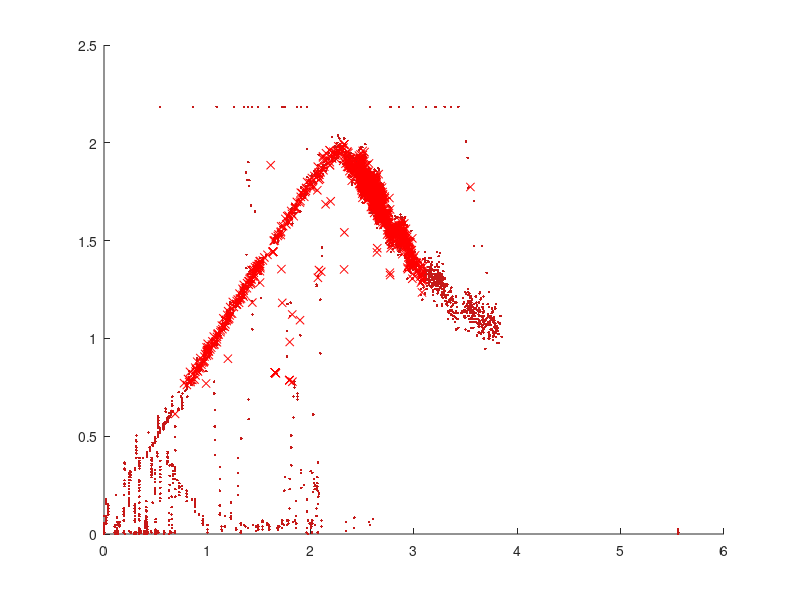

The MATLAB source for this figure: (Note: this script raises an error after producing the figure.)
%%

clear all; clc; close all;

%%
% Generate scatter plot with original data
x = randn(1000, 1);  % Example data
y = randn(1000, 1);  % Example data


load('experiment 2.mat')
yawrate_2 = yawrate;
speed_FL_2 = speed_FL;
speed_FR_2 = speed_FR;
speed_RL_2 = speed_RL;
speed_RR_2 = speed_RR; 

speed_2 = transpose([speed_FL_2, speed_FR_2]);
speed_ave_2 = mean(speed_2);

color = [199, 25, 24]/256;
figure;
scatter(abs(speed_ave_2), abs(yawrate_2), '.', 'MarkerEdgeColor', color, 'DisplayName', 'Original Data')
hold on;

x = abs(speed_ave_2);
y = abs(yawrate_2);

%%
j = 1;
while j < length(x)
    if (x(j) < 1 && y(j) < 0.75) || y(j) < 0.75 || y(j) > 2
        x(j) = [];
        y(j) = [];
        j = j;
    else
    j = j + 1;
    end
end
j = 1;
while j < length(y)
    if x(j) > 3.1 && y(j) < 1.5
        x(j) = [];
        y(j) = [];
        j = j;
    else
    j = j + 1;
    end
end

% x = x(x <= 1);
% y = y(y <= 0.75);

%%
desired_num_points = 1001;

% Calculate the number of data points to keep
step = floor(length(x) / desired_num_points);

% Downsample the data by taking the mean of each group of 'step' points
x_downsampled = arrayfun(@(i) mean(x(i:i+step-1)), 1:step:length(x)-step+1)';
y_downsampled = arrayfun(@(i) mean(y(i:i+step-1)), 1:step:length(y)-step+1)';

% Create a scatter plot of the downsampled data

scatter(x_downsampled, y_downsampled, 'Marker', 'x', 'MarkerEdgeColor', 'r', 'DisplayName', 'Downsampled Data');


%%

modelVelocity = abs(speed_ave_2); % Extract model velocity data
modelYawRate = abs(yawrate_2);    % Extract model yaw rate data

experimentalSpeed = out.longitudinal_velocity.Data; % Extract experimental speed data
experimentalYawRate = out.yaw_velocity.Data;        % Extract experimental yaw rate data

% Make sure the input vectors have the same length
minLength = min(length(experimentalSpeed), length(modelVelocity)); % Determine the minimum length
experimentalSpeed = experimentalSpeed(1:minLength); % Trim experimental speed data to the minimum length
modelVelocity = modelVelocity(1:minLength);         % Trim model velocity data to the minimum length

minLength = min(length(experimentalYawRate), length(modelYawRate)); % Determine the minimum length
experimentalYawRate = experimentalYawRate(1:minLength); % Trim experimental yaw rate data to the minimum length
modelYawRate = modelYawRate(1:minLength);               % Trim model yaw rate data to the minimum length

% Calculate correlation coefficient manually
correlation_velocity = corrcoef(experimentalSpeed, modelVelocity); % Compute correlation matrix
correlation_velocity = correlation_velocity(1, 2);  % Extract the correlation coefficient

correlation_yawrate = corrcoef(experimentalYawRate, modelYawRate); % Compute correlation matrix
correlation_yawrate = correlation_yawrate(1, 2);  % Extract the correlation coefficient

% Display correlation coefficients
disp(['Correlation Coefficient (Velocity): ', num2str(correlation_velocity)]);
disp(['Correlation Coefficient (Yaw Rate): ', num2str(correlation_yawrate)]);



%MORE CODE 
% Example experimental data (replace with your actual data)
experimentalSpeed = out.longitudinal_velocity.Data;
experimentalYawRate = out.yaw_velocity.Data;

% Calculate RMSE (Root Mean Squared Error)
rmse_velocity = sqrt(mean((experimentalSpeed - modelVelocity).^2));
rmse_yawrate = sqrt(mean((experimentalYawRate - modelYawRate).^2));

% Calculate MAE (Mean Absolute Error)
% Example experimental data (replace with your actual data)
experimentalSpeed = out.longitudinal_velocity.Data;
experimentalYawRate = out.yaw_velocity.Data;

% Calculate RMSE (Root Mean Squared Error)
rmse_velocity = sqrt(mean((experimentalSpeed - modelVelocity).^2));
rmse_yawrate = sqrt(mean((experimentalYawRate - modelYawRate).^2));

% Calculate MAE (Mean Absolute Error)
mae_velocity = mean(abs(experimentalSpeed - modelVelocity));
mae_yawrate = mean(abs(experimentalYawRate - modelYawRate));

disp(['Root Mean Squared Error (Velocity): ', num2str(rmse_velocity)]);
disp(['Mean Absolute Error (Velocity): ', num2str(mae_velocity)]);

disp(['Root Mean Squared Error (Yaw Rate): ', num2str(rmse_yawrate)]);
disp(['Mean Absolute Error (Yaw Rate): ', num2str(mae_yawrate)]);


